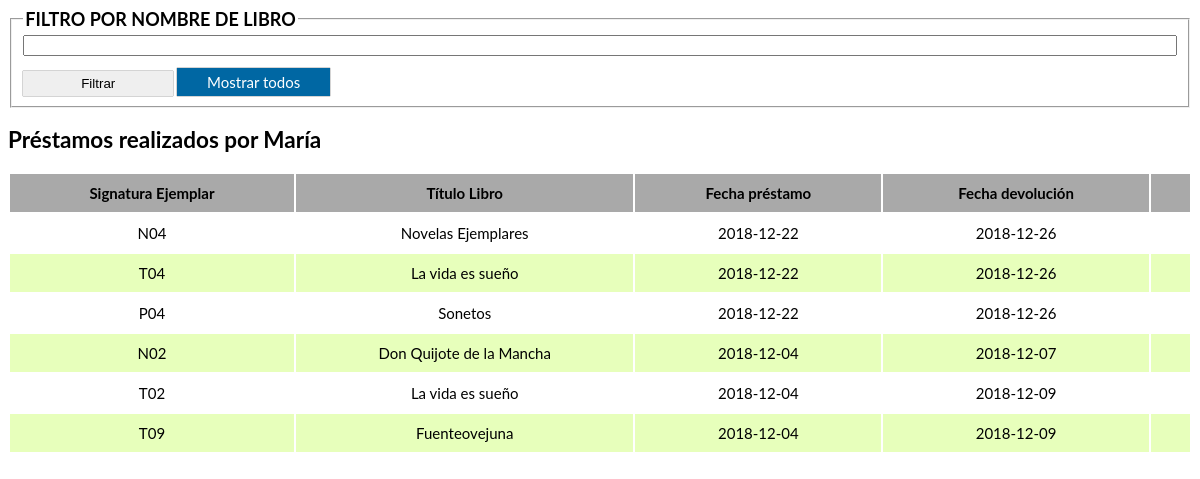
Page /mostrarPrestamos.php?soc_id=2 on the committed database.
### tables this page shows
CREATE TABLE `Prestamos` (
  `pre_id` int NOT NULL,
  `pre_fecha` date NOT NULL,
  `pre_devolucion` date DEFAULT NULL,
  `pre_socio` int NOT NULL,
  `pre_ejemplar` varchar(15) NOT NULL
);

CREATE TABLE `Libros` (
  `lib_titulo` varchar(50) NOT NULL,
  `lib_genero` varchar(30) NOT NULL,
  `lib_autor` int NOT NULL,
  `lib_isbn` varchar(13) NOT NULL,
  `lib_prestado` int NOT NULL DEFAULT '0',
  `lib_sindevolver` int NOT NULL DEFAULT '0'
);

### Controllers/mostrarPrestamosDispatcher.php (called while the page is built, shortened)
<?php
require_once($_SERVER['DOCUMENT_ROOT'] . '/Ejercicio_1/Controllers/Dispatcher.php');
require_once($_SERVER['DOCUMENT_ROOT'] . '/Ejercicio_1/Models/MySQLConnector.php');
class mostrarPrestamosDispatcher extends Dispatcher
{
    public $idSocio;
    public function __construct($idSocio)
    {
        $this->idSocio = $idSocio;
    }
    public function load($filtrado = '')
    {
        return $this->mySqlConnector->getAllPrestamosBySocioId($this->idSocio, $filtrado);
    }
}

### Controllers/Dispatcher.php (called while the page is built, shortened)
<?php
class Dispatcher
{
    public function __construct()
    {
        $this->mySqlConnector = new MySQLConnector();
    }
}

### Models/MySQLConnector.php (called while the page is built, shortened)
<?php
class MySQLConnector
{
    private $conexion;
    public function __construct()
    {
        $this->conexion             = new mysqli('localhost','super', '123456', 'biblioteca', '3307');
    }
    public function getAllPrestamosBySocioId($idSocio, $filtrado = ''): array
    {
        $filtro = !empty($filtrado) ? ' AND lib_titulo LIKE "%' . $filtrado . '%" ' : '';
        $resultado1 = $this->conexion->query(
            'SELECT soc_nombre AS socio,
                        lib_titulo AS libro,
                        pre_ejemplar AS signatura,
                        pre_id as id,
                        pre_fecha AS prestamo,
                        pre_devolucion AS devolucion
                    FROM prestamos
                    JOIN ejemplares ON pre_ejemplar = eje_signatura
                    JOIN libros ON eje_libro = lib_isbn
                    JOIN socios ON pre_socio = soc_id
                    WHERE pre_socio = ' . $idSocio
                    . $filtro .
                    ' ORDER BY pre_fecha DESC');
        $prestamos = [];
        while($datos = $resultado1->fetch_object())
        {
            $prestamos['socio']                                      = $datos->socio;
            $prestamos['prestamos'][$datos->id]['libro']             = $datos->libro;
            $prestamos['prestamos'][$datos->id]['signatura']         = $datos->signatura;
            $prestamos['prestamos'][$datos->id]['fecha_prestamo']    = $datos->prestamo;
            $prestamos['prestamos'][$datos->id]['fecha_devolucion']  = $datos->devolucion;
        }
        return $prestamos;
    }
}

### mostrarPrestamos.php (the view, shortened to what this page needs)
<?php
require_once($_SERVER['DOCUMENT_ROOT'] . '/Ejercicio_1/Controllers/mostrarPrestamosDispatcher.php');
global $prestamosArray;
if(isset($_REQUEST['soc_id'])) {
    $mostrarDispatcher = new \Controllers\mostrarPrestamosDispatcher($_REQUEST['soc_id']);
    $prestamosArray = $mostrarDispatcher->load();
}
?>
<!DOCTYPE html>
<html lang="es">
<head>
    <link type="text/css" rel="stylesheet" href="./styles.css">
</head>
<body>
<form action="./mostrarPrestamos.php" method="POST">
    <fieldset>
        <legend>Filtro por nombre de libro</legend>
        <input type="text" id="filtro" name="filtro">
        <div class="botones">
            <button type="submit">Filtrar</button>
            <a class="boton" href="./mostrarPrestamos.php?soc_id=<?= $mostrarDispatcher->idSocio ?>">Mostrar todos</a>
        </div>
    </fieldset>
</form>
<?php if(!empty($prestamosArray)) { ?>
<h2>Préstamos realizados por <?= $prestamosArray['socio'] ?></h2>
<?php } ?>
<table>
    <thead>
    <th>Signatura Ejemplar</th>
    <th>Título Libro</th>
    <th>Fecha préstamo</th>
    <th>Fecha devolución</th>
    <th></th>
    </thead>
    <tbody>
    <?php if(!empty($prestamosArray)) {
        foreach($prestamosArray['prestamos'] as $key => $prestamo) { ?>
        <tr>
            <td><?= $prestamo['signatura'] ?></td>
            <td><?= $prestamo['libro'] ?></td>
            <td><?= $prestamo['fecha_prestamo'] ?></td>
            <td><?= $prestamo['fecha_devolucion'] ?? '-' ?></td>
            <td>
        <?php } ?>
            </td>
    <?php } else { ?>
        <td colspan="5"> No se encuentran préstamos para este socio o con el nombre indicado. </td>
    <?php } ?>
        </tr>
    </tbody>
</table>
</body>
</html>

### styles.css (style rules this page uses)
html { font-family:'Lato','sans-serif'; font-size: 15px; }
fieldset { display: flex; flex-direction: column; }
fieldset legend { text-transform: uppercase; font-weight: 700; font-size: 1.2em; }
button , .boton { width: 150px; margin-top: 15px; padding: 5px 30px; border: transparent; box-shadow: 0 0 1px black; }
.boton { text-decoration: none; color: white; background-color: rgb(0, 103, 163); transition: .5s; }
table { text-align: center; width: 100%; }
thead { background-color: darkgray; }
table th { padding: 10px; }
table td { padding: 10px 0; }
tr:nth-child(even) { background-color: rgb(231, 255, 187); }

### rows in the picture
prestamos: pre_ejemplar "N04", libros.lib_titulo "Novelas Ejemplares", pre_fecha "2018-12-22", pre_devolucion "2018-12-26"
prestamos: pre_ejemplar "T04", libros.lib_titulo "La vida es sueño", pre_fecha "2018-12-22", pre_devolucion "2018-12-26"
prestamos: pre_ejemplar "P04", libros.lib_titulo "Sonetos", pre_fecha "2018-12-22", pre_devolucion "2018-12-26"
prestamos: pre_ejemplar "N02", libros.lib_titulo "Don Quijote de la Mancha", pre_fecha "2018-12-04", pre_devolucion "2018-12-07"
prestamos: pre_ejemplar "T02", libros.lib_titulo "La vida es sueño", pre_fecha "2018-12-04", pre_devolucion "2018-12-09"
prestamos: pre_ejemplar "T09", libros.lib_titulo "Fuenteovejuna", pre_fecha "2018-12-04", pre_devolucion "2018-12-09"

### other values in the picture
$prestamosArray['socio'] "María"
